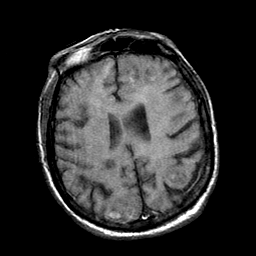
%> input picture Traditional-fusion-methods/Medical/Structure-Aware/tools/1_MRT1.png, 256 x 256 px
$ octave main_demo.m   (GNU Octave 9; MATLAB toolbox functions it lacks are replaced by stand-ins)
%> lines starting %> are read from the running program, lines starting %| are printed output that depends on the picture
clear;
close all
addpath(genpath(pwd));
I1 = imread('1_MRT1.png');
%> I1 is the input picture: size 256x256 uint8; min 0, max 255, mean 45.7
i2 = imread('1_CT.png');
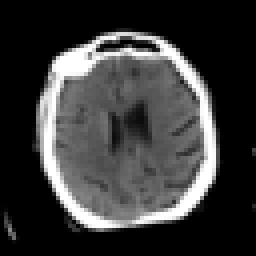
%> input picture Traditional-fusion-methods/Medical/Structure-Aware/tools/1_CT.png, 64 x 64 px (shown 4 times larger)
%> i2 is the input picture: size 64x64 uint8; min 0, max 255, mean 57.9
I2=imresize(i2,size(i2)*4);
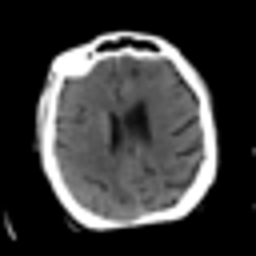
%> I2: size 256x256 uint8; min 0, max 255, mean 57.9
J(:,:,1) = I1;
J(:,:,2) = I2;

tic
%> (the run ends here)
